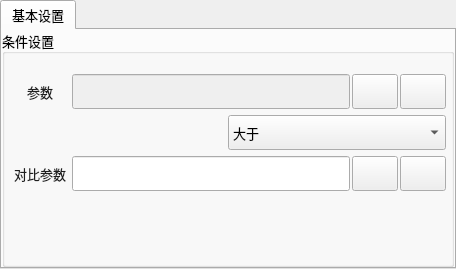
<?xml version="1.0" encoding="UTF-8"?>
<ui version="4.0">
 <class>frmIFConditionToolClass</class>
 <widget class="QWidget" name="frmIFConditionToolClass">
  <property name="geometry">
   <rect>
    <x>0</x>
    <y>0</y>
    <width>456</width>
    <height>269</height>
   </rect>
  </property>
  <property name="sizePolicy">
   <sizepolicy hsizetype="Preferred" vsizetype="Preferred">
    <horstretch>0</horstretch>
    <verstretch>0</verstretch>
   </sizepolicy>
  </property>
  <property name="minimumSize">
   <size>
    <width>300</width>
    <height>150</height>
   </size>
  </property>
  <property name="maximumSize">
   <size>
    <width>16777215</width>
    <height>16777215</height>
   </size>
  </property>
  <property name="windowTitle">
   <string>接受设置</string>
  </property>
  <layout class="QVBoxLayout" name="verticalLayout">
   <property name="spacing">
    <number>0</number>
   </property>
   <property name="leftMargin">
    <number>0</number>
   </property>
   <property name="topMargin">
    <number>0</number>
   </property>
   <property name="rightMargin">
    <number>0</number>
   </property>
   <property name="bottomMargin">
    <number>0</number>
   </property>
   <item>
    <widget class="QTabWidget" name="tabWidget">
     <property name="sizePolicy">
      <sizepolicy hsizetype="Expanding" vsizetype="Expanding">
       <horstretch>0</horstretch>
       <verstretch>0</verstretch>
      </sizepolicy>
     </property>
     <property name="minimumSize">
      <size>
       <width>0</width>
       <height>0</height>
      </size>
     </property>
     <property name="maximumSize">
      <size>
       <width>16777215</width>
       <height>16777215</height>
      </size>
     </property>
     <property name="font">
      <font>
       <family>微软雅黑</family>
       <pointsize>10</pointsize>
      </font>
     </property>
     <property name="currentIndex">
      <number>0</number>
     </property>
     <widget class="QWidget" name="tab">
      <attribute name="title">
       <string>基本设置</string>
      </attribute>
      <layout class="QGridLayout" name="gridLayout_2" rowstretch="0">
       <property name="leftMargin">
        <number>0</number>
       </property>
       <property name="topMargin">
        <number>0</number>
       </property>
       <property name="rightMargin">
        <number>0</number>
       </property>
       <property name="bottomMargin">
        <number>0</number>
       </property>
       <property name="spacing">
        <number>0</number>
       </property>
       <item row="0" column="0">
        <widget class="QGroupBox" name="groupC2">
         <property name="minimumSize">
          <size>
           <width>0</width>
           <height>60</height>
          </size>
         </property>
         <property name="font">
          <font>
           <family>微软雅黑</family>
           <pointsize>10</pointsize>
          </font>
         </property>
         <property name="title">
          <string>条件设置</string>
         </property>
         <layout class="QVBoxLayout" name="verticalLayout_2" stretch="1,1,1,8">
          <property name="leftMargin">
           <number>5</number>
          </property>
          <property name="topMargin">
           <number>20</number>
          </property>
          <property name="rightMargin">
           <number>5</number>
          </property>
          <property name="bottomMargin">
           <number>0</number>
          </property>
          <item>
           <layout class="QHBoxLayout" name="horizontalLayout_2" stretch="1,6,1,1">
            <property name="spacing">
             <number>2</number>
            </property>
            <item>
             <widget class="QLabel" name="label_5">
              <property name="minimumSize">
               <size>
                <width>60</width>
                <height>35</height>
               </size>
              </property>
              <property name="font">
               <font>
                <family>微软雅黑</family>
                <pointsize>10</pointsize>
               </font>
              </property>
              <property name="styleSheet">
               <string notr="true">color: rgb(30, 30, 30);
background-color: transparent;</string>
              </property>
              <property name="text">
               <string>参数</string>
              </property>
              <property name="alignment">
               <set>Qt::AlignCenter</set>
              </property>
             </widget>
            </item>
            <item>
             <widget class="QLineEdit" name="txtLinkContent">
              <property name="enabled">
               <bool>false</bool>
              </property>
              <property name="sizePolicy">
               <sizepolicy hsizetype="Preferred" vsizetype="Preferred">
                <horstretch>0</horstretch>
                <verstretch>0</verstretch>
               </sizepolicy>
              </property>
              <property name="minimumSize">
               <size>
                <width>100</width>
                <height>35</height>
               </size>
              </property>
              <property name="focusPolicy">
               <enum>Qt::StrongFocus</enum>
              </property>
              <property name="alignment">
               <set>Qt::AlignCenter</set>
              </property>
             </widget>
            </item>
            <item>
             <widget class="QPushButton" name="btnLinkContent">
              <property name="sizePolicy">
               <sizepolicy hsizetype="Preferred" vsizetype="Preferred">
                <horstretch>0</horstretch>
                <verstretch>0</verstretch>
               </sizepolicy>
              </property>
              <property name="focusPolicy">
               <enum>Qt::TabFocus</enum>
              </property>
              <property name="toolTip">
               <string>链接发送内容</string>
              </property>
              <property name="text">
               <string/>
              </property>
              <property name="icon">
               <iconset resource="../../../QApplication/saribbonresouce.qrc">
                <normaloff>:/image/icon/images/link.png</normaloff>:/image/icon/images/link.png</iconset>
              </property>
              <property name="iconSize">
               <size>
                <width>27</width>
                <height>27</height>
               </size>
              </property>
             </widget>
            </item>
            <item>
             <widget class="QPushButton" name="btnDelLinkContent">
              <property name="sizePolicy">
               <sizepolicy hsizetype="Preferred" vsizetype="Preferred">
                <horstretch>0</horstretch>
                <verstretch>0</verstretch>
               </sizepolicy>
              </property>
              <property name="focusPolicy">
               <enum>Qt::TabFocus</enum>
              </property>
              <property name="toolTip">
               <string>删除发送内容链接</string>
              </property>
              <property name="text">
               <string/>
              </property>
              <property name="icon">
               <iconset resource="../../../QApplication/saribbonresouce.qrc">
                <normaloff>:/image/icon/images/close.png</normaloff>:/image/icon/images/close.png</iconset>
              </property>
              <property name="iconSize">
               <size>
                <width>27</width>
                <height>27</height>
               </size>
              </property>
             </widget>
            </item>
           </layout>
          </item>
          <item>
           <layout class="QHBoxLayout" name="horizontalLayout">
            <property name="spacing">
             <number>0</number>
            </property>
            <item>
             <widget class="QLabel" name="label_6">
              <property name="minimumSize">
               <size>
                <width>60</width>
                <height>35</height>
               </size>
              </property>
              <property name="font">
               <font>
                <family>微软雅黑</family>
                <pointsize>10</pointsize>
               </font>
              </property>
              <property name="text">
               <string/>
              </property>
              <property name="alignment">
               <set>Qt::AlignCenter</set>
              </property>
             </widget>
            </item>
            <item>
             <widget class="QComboBox" name="cbx_Operator">
              <property name="sizePolicy">
               <sizepolicy hsizetype="Preferred" vsizetype="Preferred">
                <horstretch>0</horstretch>
                <verstretch>0</verstretch>
               </sizepolicy>
              </property>
              <property name="minimumSize">
               <size>
                <width>60</width>
                <height>35</height>
               </size>
              </property>
              <property name="font">
               <font>
                <family>微软雅黑</family>
                <pointsize>10</pointsize>
               </font>
              </property>
              <property name="focusPolicy">
               <enum>Qt::WheelFocus</enum>
              </property>
              <property name="editable">
               <bool>false</bool>
              </property>
              <property name="currentIndex">
               <number>0</number>
              </property>
              <item>
               <property name="text">
                <string>大于</string>
               </property>
              </item>
              <item>
               <property name="text">
                <string>小于</string>
               </property>
              </item>
              <item>
               <property name="text">
                <string>大于等于</string>
               </property>
              </item>
              <item>
               <property name="text">
                <string>小于等于</string>
               </property>
              </item>
              <item>
               <property name="text">
                <string>等于</string>
               </property>
              </item>
              <item>
               <property name="text">
                <string>不等于</string>
               </property>
              </item>
             </widget>
            </item>
           </layout>
          </item>
          <item>
           <layout class="QHBoxLayout" name="horizontalLayout_5" stretch="1,6,1,1">
            <property name="spacing">
             <number>2</number>
            </property>
            <item>
             <widget class="QLabel" name="label_8">
              <property name="minimumSize">
               <size>
                <width>60</width>
                <height>35</height>
               </size>
              </property>
              <property name="font">
               <font>
                <family>微软雅黑</family>
                <pointsize>10</pointsize>
               </font>
              </property>
              <property name="styleSheet">
               <string notr="true">color: rgb(30, 30, 30);
background-color: transparent;</string>
              </property>
              <property name="text">
               <string>对比参数</string>
              </property>
              <property name="alignment">
               <set>Qt::AlignCenter</set>
              </property>
             </widget>
            </item>
            <item>
             <widget class="QLineEdit" name="txtLinkSecondContent">
              <property name="sizePolicy">
               <sizepolicy hsizetype="Preferred" vsizetype="Preferred">
                <horstretch>0</horstretch>
                <verstretch>0</verstretch>
               </sizepolicy>
              </property>
              <property name="minimumSize">
               <size>
                <width>100</width>
                <height>35</height>
               </size>
              </property>
              <property name="focusPolicy">
               <enum>Qt::StrongFocus</enum>
              </property>
              <property name="alignment">
               <set>Qt::AlignCenter</set>
              </property>
             </widget>
            </item>
            <item>
             <widget class="QPushButton" name="btnLinkSecondContent">
              <property name="sizePolicy">
               <sizepolicy hsizetype="Preferred" vsizetype="Preferred">
                <horstretch>0</horstretch>
                <verstretch>0</verstretch>
               </sizepolicy>
              </property>
              <property name="focusPolicy">
               <enum>Qt::TabFocus</enum>
              </property>
              <property name="toolTip">
               <string>链接发送内容</string>
              </property>
              <property name="text">
               <string/>
              </property>
              <property name="icon">
               <iconset resource="../../../QApplication/saribbonresouce.qrc">
                <normaloff>:/image/icon/images/link.png</normaloff>:/image/icon/images/link.png</iconset>
              </property>
              <property name="iconSize">
               <size>
                <width>27</width>
                <height>27</height>
               </size>
              </property>
             </widget>
            </item>
            <item>
             <widget class="QPushButton" name="btnDelLinkSecondContent">
              <property name="sizePolicy">
               <sizepolicy hsizetype="Preferred" vsizetype="Preferred">
                <horstretch>0</horstretch>
                <verstretch>0</verstretch>
               </sizepolicy>
              </property>
              <property name="focusPolicy">
               <enum>Qt::TabFocus</enum>
              </property>
              <property name="toolTip">
               <string>删除发送内容链接</string>
              </property>
              <property name="text">
               <string/>
              </property>
              <property name="icon">
               <iconset resource="../../../QApplication/saribbonresouce.qrc">
                <normaloff>:/image/icon/images/close.png</normaloff>:/image/icon/images/close.png</iconset>
              </property>
              <property name="iconSize">
               <size>
                <width>27</width>
                <height>27</height>
               </size>
              </property>
             </widget>
            </item>
           </layout>
          </item>
          <item>
           <spacer name="verticalSpacer_2">
            <property name="orientation">
             <enum>Qt::Vertical</enum>
            </property>
            <property name="sizeHint" stdset="0">
             <size>
              <width>20</width>
              <height>16</height>
             </size>
            </property>
           </spacer>
          </item>
         </layout>
        </widget>
       </item>
      </layout>
     </widget>
    </widget>
   </item>
  </layout>
 </widget>
 <layoutdefault spacing="6" margin="11"/>
 <resources>
  <include location="../../../QApplication/saribbonresouce.qrc"/>
 </resources>
 <connections/>
</ui>
